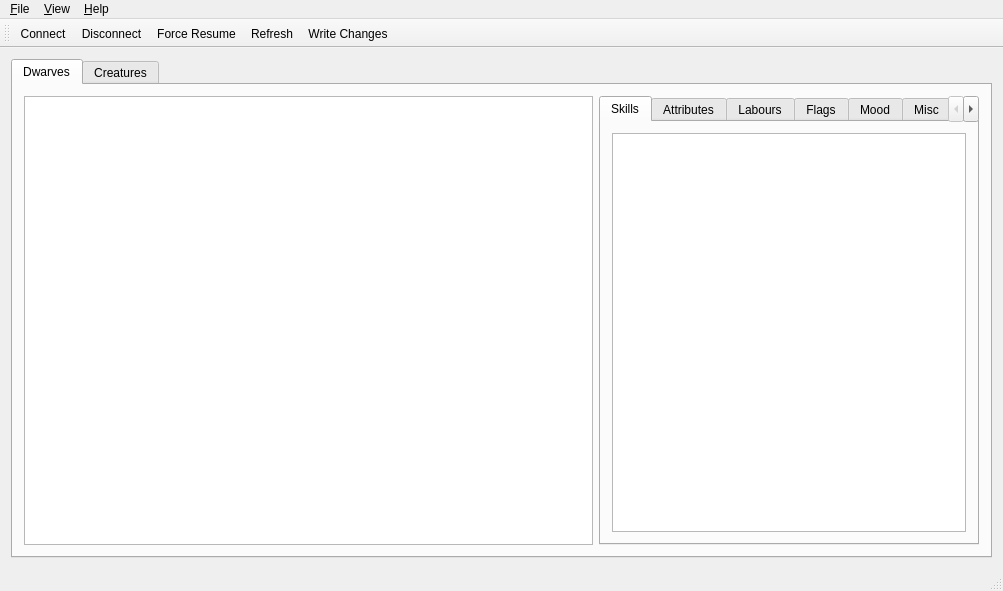
<?xml version="1.0" encoding="UTF-8"?>
<ui version="4.0">
 <class>RunesmithClass</class>
 <widget class="QMainWindow" name="RunesmithClass">
  <property name="geometry">
   <rect>
    <x>0</x>
    <y>0</y>
    <width>1003</width>
    <height>591</height>
   </rect>
  </property>
  <property name="windowTitle">
   <string>Runesmith</string>
  </property>
  <property name="windowIcon">
   <iconset resource="runesmith.qrc">
    <normaloff>:/Runesmith/Runesmith.bmp</normaloff>:/Runesmith/Runesmith.bmp</iconset>
  </property>
  <widget class="QWidget" name="centralWidget">
   <layout class="QGridLayout" name="gridLayout">
    <item row="0" column="0">
     <widget class="QTabWidget" name="tabWidget">
      <property name="sizePolicy">
       <sizepolicy hsizetype="Expanding" vsizetype="Expanding">
        <horstretch>0</horstretch>
        <verstretch>0</verstretch>
       </sizepolicy>
      </property>
      <property name="currentIndex">
       <number>0</number>
      </property>
      <widget class="QWidget" name="dwarvesTab">
       <attribute name="title">
        <string>Dwarves</string>
       </attribute>
       <layout class="QGridLayout" name="gridLayout_2">
        <item row="1" column="1">
         <widget class="QTabWidget" name="tabWidget_2">
          <property name="sizePolicy">
           <sizepolicy hsizetype="Expanding" vsizetype="Expanding">
            <horstretch>2</horstretch>
            <verstretch>0</verstretch>
           </sizepolicy>
          </property>
          <property name="currentIndex">
           <number>0</number>
          </property>
          <widget class="QWidget" name="dSkillsTab">
           <attribute name="title">
            <string>Skills</string>
           </attribute>
           <layout class="QGridLayout" name="gridLayout_4">
            <item row="0" column="0">
             <widget class="QTableView" name="skillsTV">
              <property name="sizePolicy">
               <sizepolicy hsizetype="Expanding" vsizetype="Expanding">
                <horstretch>0</horstretch>
                <verstretch>0</verstretch>
               </sizepolicy>
              </property>
              <property name="minimumSize">
               <size>
                <width>0</width>
                <height>0</height>
               </size>
              </property>
              <property name="selectionMode">
               <enum>QAbstractItemView::SingleSelection</enum>
              </property>
              <property name="selectionBehavior">
               <enum>QAbstractItemView::SelectRows</enum>
              </property>
              <property name="horizontalScrollMode">
               <enum>QAbstractItemView::ScrollPerPixel</enum>
              </property>
              <attribute name="horizontalHeaderCascadingSectionResizes">
               <bool>false</bool>
              </attribute>
              <attribute name="horizontalHeaderDefaultSectionSize">
               <number>110</number>
              </attribute>
              <attribute name="horizontalHeaderMinimumSectionSize">
               <number>10</number>
              </attribute>
              <attribute name="horizontalHeaderStretchLastSection">
               <bool>false</bool>
              </attribute>
              <attribute name="verticalHeaderVisible">
               <bool>false</bool>
              </attribute>
              <attribute name="verticalHeaderVisible">
               <bool>false</bool>
              </attribute>
              <attribute name="horizontalHeaderStretchLastSection">
               <bool>false</bool>
              </attribute>
              <attribute name="horizontalHeaderCascadingSectionResizes">
               <bool>false</bool>
              </attribute>
              <attribute name="horizontalHeaderMinimumSectionSize">
               <number>10</number>
              </attribute>
              <attribute name="horizontalHeaderDefaultSectionSize">
               <number>110</number>
              </attribute>
             </widget>
            </item>
           </layout>
          </widget>
          <widget class="QWidget" name="dAttrTab">
           <attribute name="title">
            <string>Attributes</string>
           </attribute>
           <layout class="QGridLayout" name="gridLayout_5">
            <item row="0" column="0">
             <widget class="QTableView" name="dAttrTV">
              <property name="selectionMode">
               <enum>QAbstractItemView::SingleSelection</enum>
              </property>
              <property name="selectionBehavior">
               <enum>QAbstractItemView::SelectRows</enum>
              </property>
              <property name="horizontalScrollMode">
               <enum>QAbstractItemView::ScrollPerPixel</enum>
              </property>
              <attribute name="horizontalHeaderDefaultSectionSize">
               <number>110</number>
              </attribute>
              <attribute name="horizontalHeaderDefaultSectionSize">
               <number>110</number>
              </attribute>
             </widget>
            </item>
           </layout>
          </widget>
          <widget class="QWidget" name="dLabTab">
           <attribute name="title">
            <string>Labours</string>
           </attribute>
           <layout class="QGridLayout" name="gridLayout_8">
            <item row="0" column="0">
             <widget class="QTableView" name="dLabTV"/>
            </item>
           </layout>
          </widget>
          <widget class="QWidget" name="dFlagTab">
           <attribute name="title">
            <string>Flags</string>
           </attribute>
           <layout class="QGridLayout" name="gridLayout_10">
            <item row="0" column="0">
             <widget class="QTableView" name="dFlagTV"/>
            </item>
           </layout>
          </widget>
          <widget class="QWidget" name="dMoodTab">
           <attribute name="title">
            <string>Mood</string>
           </attribute>
           <layout class="QGridLayout" name="gridLayout_16">
            <item row="0" column="0">
             <widget class="QTableView" name="dMoodTV"/>
            </item>
           </layout>
          </widget>
          <widget class="QWidget" name="dMiscTab">
           <attribute name="title">
            <string>Misc</string>
           </attribute>
           <layout class="QGridLayout" name="gridLayout_13">
            <item row="0" column="0">
             <widget class="QTableView" name="dMiscTV">
              <property name="selectionMode">
               <enum>QAbstractItemView::SingleSelection</enum>
              </property>
              <property name="selectionBehavior">
               <enum>QAbstractItemView::SelectRows</enum>
              </property>
              <attribute name="horizontalHeaderDefaultSectionSize">
               <number>115</number>
              </attribute>
              <attribute name="horizontalHeaderDefaultSectionSize">
               <number>115</number>
              </attribute>
             </widget>
            </item>
           </layout>
          </widget>
          <widget class="QWidget" name="dTraitsTab">
           <attribute name="title">
            <string>Traits</string>
           </attribute>
           <layout class="QGridLayout" name="gridLayout_12">
            <item row="0" column="0">
             <widget class="QTableView" name="dTraitsTV"/>
            </item>
            <item row="1" column="0">
             <layout class="QHBoxLayout" name="horizontalLayout">
              <item>
               <spacer name="horizontalSpacer">
                <property name="orientation">
                 <enum>Qt::Horizontal</enum>
                </property>
                <property name="sizeHint" stdset="0">
                 <size>
                  <width>40</width>
                  <height>20</height>
                 </size>
                </property>
               </spacer>
              </item>
              <item>
               <widget class="QPushButton" name="dAddTraitBtn">
                <property name="text">
                 <string>Add Trait</string>
                </property>
                <property name="icon">
                 <iconset resource="runesmith.qrc">
                  <normaloff>:/Runesmith/Icons/plus.png</normaloff>:/Runesmith/Icons/plus.png</iconset>
                </property>
               </widget>
              </item>
             </layout>
            </item>
           </layout>
          </widget>
         </widget>
        </item>
        <item row="1" column="0">
         <widget class="QTableView" name="dwarvesTV">
          <property name="sizePolicy">
           <sizepolicy hsizetype="Expanding" vsizetype="Expanding">
            <horstretch>3</horstretch>
            <verstretch>0</verstretch>
           </sizepolicy>
          </property>
          <property name="minimumSize">
           <size>
            <width>376</width>
            <height>0</height>
           </size>
          </property>
          <property name="alternatingRowColors">
           <bool>false</bool>
          </property>
          <property name="selectionMode">
           <enum>QAbstractItemView::SingleSelection</enum>
          </property>
          <property name="selectionBehavior">
           <enum>QAbstractItemView::SelectRows</enum>
          </property>
          <property name="textElideMode">
           <enum>Qt::ElideRight</enum>
          </property>
          <attribute name="horizontalHeaderDefaultSectionSize">
           <number>110</number>
          </attribute>
          <attribute name="horizontalHeaderStretchLastSection">
           <bool>true</bool>
          </attribute>
          <attribute name="verticalHeaderVisible">
           <bool>false</bool>
          </attribute>
          <attribute name="verticalHeaderStretchLastSection">
           <bool>false</bool>
          </attribute>
          <attribute name="verticalHeaderVisible">
           <bool>false</bool>
          </attribute>
          <attribute name="horizontalHeaderStretchLastSection">
           <bool>true</bool>
          </attribute>
          <attribute name="verticalHeaderStretchLastSection">
           <bool>false</bool>
          </attribute>
          <attribute name="horizontalHeaderDefaultSectionSize">
           <number>110</number>
          </attribute>
         </widget>
        </item>
       </layout>
      </widget>
      <widget class="QWidget" name="creaturesTab">
       <attribute name="title">
        <string>Creatures</string>
       </attribute>
       <layout class="QGridLayout" name="gridLayout_3">
        <item row="0" column="0">
         <widget class="QTableView" name="creaturesTV">
          <property name="sizePolicy">
           <sizepolicy hsizetype="Expanding" vsizetype="Expanding">
            <horstretch>3</horstretch>
            <verstretch>0</verstretch>
           </sizepolicy>
          </property>
          <property name="selectionMode">
           <enum>QAbstractItemView::SingleSelection</enum>
          </property>
          <property name="selectionBehavior">
           <enum>QAbstractItemView::SelectRows</enum>
          </property>
          <attribute name="horizontalHeaderStretchLastSection">
           <bool>true</bool>
          </attribute>
          <attribute name="horizontalHeaderStretchLastSection">
           <bool>true</bool>
          </attribute>
         </widget>
        </item>
        <item row="0" column="1">
         <widget class="QTabWidget" name="tabWidget_3">
          <property name="sizePolicy">
           <sizepolicy hsizetype="Expanding" vsizetype="Expanding">
            <horstretch>2</horstretch>
            <verstretch>0</verstretch>
           </sizepolicy>
          </property>
          <property name="currentIndex">
           <number>1</number>
          </property>
          <widget class="QWidget" name="cSkillsTab">
           <attribute name="title">
            <string>Skills</string>
           </attribute>
           <layout class="QGridLayout" name="gridLayout_6">
            <item row="0" column="0">
             <widget class="QTableView" name="cSkillsTV">
              <property name="selectionMode">
               <enum>QAbstractItemView::SingleSelection</enum>
              </property>
              <property name="selectionBehavior">
               <enum>QAbstractItemView::SelectRows</enum>
              </property>
              <property name="horizontalScrollMode">
               <enum>QAbstractItemView::ScrollPerPixel</enum>
              </property>
              <attribute name="horizontalHeaderDefaultSectionSize">
               <number>110</number>
              </attribute>
              <attribute name="horizontalHeaderDefaultSectionSize">
               <number>110</number>
              </attribute>
             </widget>
            </item>
           </layout>
          </widget>
          <widget class="QWidget" name="cAttrTab">
           <attribute name="title">
            <string>Attributes</string>
           </attribute>
           <layout class="QGridLayout" name="gridLayout_7">
            <item row="0" column="0">
             <widget class="QTableView" name="cAttrTV">
              <property name="selectionMode">
               <enum>QAbstractItemView::SingleSelection</enum>
              </property>
              <property name="selectionBehavior">
               <enum>QAbstractItemView::SelectRows</enum>
              </property>
              <property name="horizontalScrollMode">
               <enum>QAbstractItemView::ScrollPerPixel</enum>
              </property>
              <attribute name="horizontalHeaderDefaultSectionSize">
               <number>110</number>
              </attribute>
              <attribute name="horizontalHeaderDefaultSectionSize">
               <number>110</number>
              </attribute>
             </widget>
            </item>
           </layout>
          </widget>
          <widget class="QWidget" name="cLabTab">
           <attribute name="title">
            <string>Labours</string>
           </attribute>
           <layout class="QGridLayout" name="gridLayout_9">
            <item row="0" column="0">
             <widget class="QTableView" name="cLabTV"/>
            </item>
           </layout>
          </widget>
          <widget class="QWidget" name="cFlagTab">
           <attribute name="title">
            <string>Flags</string>
           </attribute>
           <layout class="QGridLayout" name="gridLayout_11">
            <item row="0" column="0">
             <widget class="QTableView" name="cFlagTV"/>
            </item>
           </layout>
          </widget>
          <widget class="QWidget" name="cMiscTab">
           <attribute name="title">
            <string>Misc</string>
           </attribute>
           <layout class="QGridLayout" name="gridLayout_14">
            <item row="0" column="0">
             <widget class="QTableView" name="cMiscTV">
              <property name="selectionMode">
               <enum>QAbstractItemView::SingleSelection</enum>
              </property>
              <property name="selectionBehavior">
               <enum>QAbstractItemView::SelectRows</enum>
              </property>
              <attribute name="horizontalHeaderDefaultSectionSize">
               <number>115</number>
              </attribute>
              <attribute name="horizontalHeaderDefaultSectionSize">
               <number>115</number>
              </attribute>
             </widget>
            </item>
           </layout>
          </widget>
          <widget class="QWidget" name="cTraitsTab">
           <attribute name="title">
            <string>Traits</string>
           </attribute>
           <layout class="QGridLayout" name="gridLayout_15">
            <item row="0" column="0">
             <widget class="QTableView" name="cTraitsTV"/>
            </item>
            <item row="2" column="0">
             <layout class="QHBoxLayout" name="horizontalLayout_2">
              <item>
               <spacer name="horizontalSpacer_2">
                <property name="orientation">
                 <enum>Qt::Horizontal</enum>
                </property>
                <property name="sizeHint" stdset="0">
                 <size>
                  <width>40</width>
                  <height>20</height>
                 </size>
                </property>
               </spacer>
              </item>
              <item>
               <widget class="QPushButton" name="cAddTraitBtn">
                <property name="text">
                 <string>Add Trait</string>
                </property>
                <property name="icon">
                 <iconset resource="runesmith.qrc">
                  <normaloff>:/Runesmith/Icons/plus.png</normaloff>:/Runesmith/Icons/plus.png</iconset>
                </property>
               </widget>
              </item>
             </layout>
            </item>
           </layout>
          </widget>
         </widget>
        </item>
       </layout>
      </widget>
     </widget>
    </item>
   </layout>
  </widget>
  <widget class="QMenuBar" name="menuBar">
   <property name="geometry">
    <rect>
     <x>0</x>
     <y>0</y>
     <width>1003</width>
     <height>21</height>
    </rect>
   </property>
   <widget class="QMenu" name="menu_File">
    <property name="title">
     <string>&amp;File</string>
    </property>
    <addaction name="action_Connect"/>
    <addaction name="action_Disconnect"/>
    <addaction name="action_Force_Resume"/>
    <addaction name="separator"/>
    <addaction name="action_Refresh"/>
    <addaction name="action_Write_Changes"/>
    <addaction name="separator"/>
    <addaction name="actionE_xit"/>
   </widget>
   <widget class="QMenu" name="menu_View">
    <property name="title">
     <string>&amp;View</string>
    </property>
    <addaction name="actionShow_Dead"/>
   </widget>
   <widget class="QMenu" name="menu_Help">
    <property name="title">
     <string>&amp;Help</string>
    </property>
    <addaction name="action_About"/>
   </widget>
   <addaction name="menu_File"/>
   <addaction name="menu_View"/>
   <addaction name="menu_Help"/>
  </widget>
  <widget class="QToolBar" name="mainToolBar">
   <attribute name="toolBarArea">
    <enum>TopToolBarArea</enum>
   </attribute>
   <attribute name="toolBarBreak">
    <bool>false</bool>
   </attribute>
   <addaction name="action_Connect"/>
   <addaction name="action_Disconnect"/>
   <addaction name="action_Force_Resume"/>
   <addaction name="action_Refresh"/>
   <addaction name="action_Write_Changes"/>
  </widget>
  <widget class="QStatusBar" name="statusBar"/>
  <action name="actionE_xit">
   <property name="text">
    <string>E&amp;xit</string>
   </property>
  </action>
  <action name="action_Connect">
   <property name="icon">
    <iconset resource="runesmith.qrc">
     <normaloff>:/Runesmith/Icons/connect-icon.png</normaloff>:/Runesmith/Icons/connect-icon.png</iconset>
   </property>
   <property name="text">
    <string>&amp;Connect</string>
   </property>
  </action>
  <action name="action_Refresh">
   <property name="icon">
    <iconset resource="runesmith.qrc">
     <normaloff>:/Runesmith/Icons/refresh-32.png</normaloff>:/Runesmith/Icons/refresh-32.png</iconset>
   </property>
   <property name="text">
    <string>&amp;Refresh</string>
   </property>
  </action>
  <action name="action_About">
   <property name="icon">
    <iconset resource="runesmith.qrc">
     <normaloff>:/Runesmith/Icons/Help-icon.png</normaloff>:/Runesmith/Icons/Help-icon.png</iconset>
   </property>
   <property name="text">
    <string>&amp;About</string>
   </property>
  </action>
  <action name="action_Disconnect">
   <property name="icon">
    <iconset resource="runesmith.qrc">
     <normaloff>:/Runesmith/Icons/disconnect-icon.png</normaloff>:/Runesmith/Icons/disconnect-icon.png</iconset>
   </property>
   <property name="text">
    <string>&amp;Disconnect</string>
   </property>
  </action>
  <action name="actionShow_Dead">
   <property name="checkable">
    <bool>true</bool>
   </property>
   <property name="text">
    <string>Show &amp;Dead</string>
   </property>
   <property name="toolTip">
    <string>Show Dead</string>
   </property>
   <property name="statusTip">
    <string/>
   </property>
  </action>
  <action name="action_Write_Changes">
   <property name="icon">
    <iconset resource="runesmith.qrc">
     <normaloff>:/Runesmith/Icons/save.png</normaloff>:/Runesmith/Icons/save.png</iconset>
   </property>
   <property name="text">
    <string>&amp;Write Changes</string>
   </property>
  </action>
  <action name="action_Force_Resume">
   <property name="icon">
    <iconset resource="runesmith.qrc">
     <normaloff>:/Runesmith/Icons/redredo.png</normaloff>:/Runesmith/Icons/redredo.png</iconset>
   </property>
   <property name="text">
    <string>&amp;Force Resume</string>
   </property>
  </action>
 </widget>
 <layoutdefault spacing="6" margin="11"/>
 <resources>
  <include location="runesmith.qrc"/>
 </resources>
 <connections/>
</ui>
